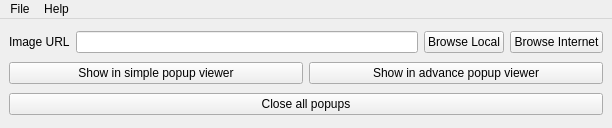
<?xml version="1.0" encoding="UTF-8"?>
<ui version="4.0">
 <class>MainWindow</class>
 <widget class="QMainWindow" name="MainWindow">
  <property name="geometry">
   <rect>
    <x>0</x>
    <y>0</y>
    <width>612</width>
    <height>128</height>
   </rect>
  </property>
  <property name="windowTitle">
   <string>MainWindow</string>
  </property>
  <widget class="QWidget" name="centralwidget">
   <layout class="QVBoxLayout" name="verticalLayout">
    <item>
     <layout class="QHBoxLayout" name="horizontalLayout">
      <item>
       <widget class="QLabel" name="urlLabel">
        <property name="font">
         <font>
          <family>Segoe UI</family>
          <pointsize>9</pointsize>
         </font>
        </property>
        <property name="text">
         <string>Image URL</string>
        </property>
       </widget>
      </item>
      <item>
       <widget class="QLineEdit" name="urlField">
        <property name="text">
         <string/>
        </property>
       </widget>
      </item>
      <item>
       <widget class="QPushButton" name="browseLocalBtn">
        <property name="text">
         <string>Browse Local</string>
        </property>
       </widget>
      </item>
      <item>
       <widget class="QPushButton" name="browseInternetBtn">
        <property name="text">
         <string>Browse Internet</string>
        </property>
       </widget>
      </item>
     </layout>
    </item>
    <item>
     <layout class="QHBoxLayout" name="horizontalLayout_2">
      <item>
       <widget class="QPushButton" name="showInPopupBtn">
        <property name="text">
         <string>Show in simple popup viewer</string>
        </property>
       </widget>
      </item>
      <item>
       <widget class="QPushButton" name="showInAdvancePopup">
        <property name="text">
         <string>Show in advance popup viewer</string>
        </property>
       </widget>
      </item>
     </layout>
    </item>
    <item>
     <widget class="QPushButton" name="closeAllPopupsBtn">
      <property name="text">
       <string>Close all popups</string>
      </property>
     </widget>
    </item>
   </layout>
  </widget>
  <widget class="QMenuBar" name="menuBar">
   <property name="geometry">
    <rect>
     <x>0</x>
     <y>0</y>
     <width>612</width>
     <height>21</height>
    </rect>
   </property>
   <widget class="QMenu" name="menuFile">
    <property name="title">
     <string>File</string>
    </property>
    <addaction name="actionSettings"/>
    <addaction name="actionClose"/>
   </widget>
   <widget class="QMenu" name="menuHelp">
    <property name="title">
     <string>Help</string>
    </property>
    <addaction name="actionManual"/>
    <addaction name="actionAbout"/>
    <addaction name="actionAbout_Qt"/>
   </widget>
   <addaction name="menuFile"/>
   <addaction name="menuHelp"/>
  </widget>
  <action name="actionClose">
   <property name="text">
    <string>Close</string>
   </property>
  </action>
  <action name="actionManual">
   <property name="text">
    <string>Manual</string>
   </property>
  </action>
  <action name="actionAbout">
   <property name="text">
    <string>About</string>
   </property>
  </action>
  <action name="actionAbout_Qt">
   <property name="text">
    <string>About Qt</string>
   </property>
  </action>
  <action name="actionSettings">
   <property name="text">
    <string>Settings</string>
   </property>
  </action>
 </widget>
 <resources/>
 <connections/>
</ui>
